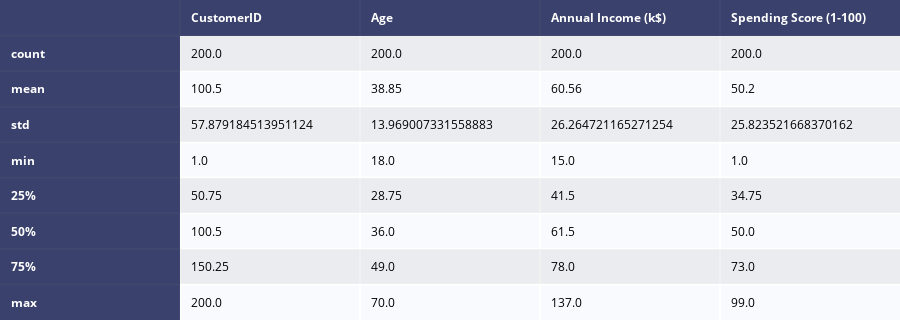

The notebook cell this image was saved under:
### Code cell
# describing the data

desc = ff.create_table(data.describe(), index=True)
py.iplot(desc)

### Figure 1 — Plotly figure (JSON) as saved in the notebook; plotly's stock layout.template omitted (floating-point values rounded to 4 significant figures)
{"data": [{"colorscale": [[0, "#00083e"], [0.5, "#ededee"], [1, "#ffffff"]], "hoverinfo": "none", "opacity": 0.75, "showscale": false, "type": "heatmap", "z": [[0, 0, 0, 0, 0], [0, 0.5, 0.5, 0.5, 0.5], [0, 1, 1, 1, 1], [0, 0.5, 0.5, 0.5, 0.5], [0, 1, 1, 1, 1], [0, 0.5, 0.5, 0.5, 0.5], [0, 1, 1, 1, 1], [0, 0.5, 0.5, 0.5, 0.5], [0, 1, 1, 1, 1]]}], "layout": {"annotations": [{"align": "left", "font": {"color": "#ffffff"}, "showarrow": false, "text": "<b></b>", "x": -0.45, "xanchor": "left", "xref": "x", "y": 0, "yref": "y"}, {"align": "left", "font": {"color": "#ffffff"}, "showarrow": false, "text": "<b>CustomerID</b>", "x": 0.55, "xanchor": "left", "xref": "x", "y": 0, "yref": "y"}, {"align": "left", "font": {"color": "#ffffff"}, "showarrow": false, "text": "<b>Age</b>", "x": 1.55, "xanchor": "left", "xref": "x", "y": 0, "yref": "y"}, {"align": "left", "font": {"color": "#ffffff"}, "showarrow": false, "text": "<b>Annual Income (k$)</b>", "x": 2.55, "xanchor": "left", "xref": "x", "y": 0, "yref": "y"}, {"align": "left", "font": {"color": "#ffffff"}, "showarrow": false, "text": "<b>Spending Score (1-100)</b>", "x": 3.55, "xanchor": "left", "xref": "x", "y": 0, "yref": "y"}, {"align": "left", "font": {"color": "#ffffff"}, "showarrow": false, "text": "<b>count</b>", "x": -0.45, "xanchor": "left", "xref": "x", "y": 1, "yref": "y"}, {"align": "left", "font": {"color": "#000000"}, "showarrow": false, "text": "200.0", "x": 0.55, "xanchor": "left", "xref": "x", "y": 1, "yref": "y"}, {"align": "left", "font": {"color": "#000000"}, "showarrow": false, "text": "200.0", "x": 1.55, "xanchor": "left", "xref": "x", "y": 1, "yref": "y"}, {"align": "left", "font": {"color": "#000000"}, "showarrow": false, "text": "200.0", "x": 2.55, "xanchor": "left", "xref": "x", "y": 1, "yref": "y"}, {"align": "left", "font": {"color": "#000000"}, "showarrow": false, "text": "200.0", "x": 3.55, "xanchor": "left", "xref": "x", "y": 1, "yref": "y"}, {"align": "left", "font": {"color": "#ffffff"}, "showarrow": false, "text": "<b>mean</b>", "x": -0.45, "xanchor": "left", "xref": "x", "y": 2, "yref": "y"}, {"align": "left", "font": {"color": "#000000"}, "showarrow": false, "text": "100.5", "x": 0.55, "xanchor": "left", "xref": "x", "y": 2, "yref": "y"}, {"align": "left", "font": {"color": "#000000"}, "showarrow": false, "text": "38.85", "x": 1.55, "xanchor": "left", "xref": "x", "y": 2, "yref": "y"}, {"align": "left", "font": {"color": "#000000"}, "showarrow": false, "text": "60.56", "x": 2.55, "xanchor": "left", "xref": "x", "y": 2, "yref": "y"}, {"align": "left", "font": {"color": "#000000"}, "showarrow": false, "text": "50.2", "x": 3.55, "xanchor": "left", "xref": "x", "y": 2, "yref": "y"}, {"align": "left", "font": {"color": "#ffffff"}, "showarrow": false, "text": "<b>std</b>", "x": -0.45, "xanchor": "left", "xref": "x", "y": 3, "yref": "y"}, {"align": "left", "font": {"color": "#000000"}, "showarrow": false, "text": "57.879184513951124", "x": 0.55, "xanchor": "left", "xref": "x", "y": 3, "yref": "y"}, {"align": "left", "font": {"color": "#000000"}, "showarrow": false, "text": "13.969007331558883", "x": 1.55, "xanchor": "left", "xref": "x", "y": 3, "yref": "y"}, {"align": "left", "font": {"color": "#000000"}, "showarrow": false, "text": "26.264721165271254", "x": 2.55, "xanchor": "left", "xref": "x", "y": 3, "yref": "y"}, {"align": "left", "font": {"color": "#000000"}, "showarrow": false, "text": "25.823521668370162", "x": 3.55, "xanchor": "left", "xref": "x", "y": 3, "yref": "y"}, {"align": "left", "font": {"color": "#ffffff"}, "showarrow": false, "text": "<b>min</b>", "x": -0.45, "xanchor": "left", "xref": "x", "y": 4, "yref": "y"}, {"align": "left", "font": {"color": "#000000"}, "showarrow": false, "text": "1.0", "x": 0.55, "xanchor": "left", "xref": "x", "y": 4, "yref": "y"}, {"align": "left", "font": {"color": "#000000"}, "showarrow": false, "text": "18.0", "x": 1.55, "xanchor": "left", "xref": "x", "y": 4, "yref": "y"}, {"align": "left", "font": {"color": "#000000"}, "showarrow": false, "text": "15.0", "x": 2.55, "xanchor": "left", "xref": "x", "y": 4, "yref": "y"}, {"align": "left", "font": {"color": "#000000"}, "showarrow": false, "text": "1.0", "x": 3.55, "xanchor": "left", "xref": "x", "y": 4, "yref": "y"}, {"align": "left", "font": {"color": "#ffffff"}, "showarrow": false, "text": "<b>25%</b>", "x": -0.45, "xanchor": "left", "xref": "x", "y": 5, "yref": "y"}, {"align": "left", "font": {"color": "#000000"}, "showarrow": false, "text": "50.75", "x": 0.55, "xanchor": "left", "xref": "x", "y": 5, "yref": "y"}, {"align": "left", "font": {"color": "#000000"}, "showarrow": false, "text": "28.75", "x": 1.55, "xanchor": "left", "xref": "x", "y": 5, "yref": "y"}, {"align": "left", "font": {"color": "#000000"}, "showarrow": false, "text": "41.5", "x": 2.55, "xanchor": "left", "xref": "x", "y": 5, "yref": "y"}, {"align": "left", "font": {"color": "#000000"}, "showarrow": false, "text": "34.75", "x": 3.55, "xanchor": "left", "xref": "x", "y": 5, "yref": "y"}, {"align": "left", "font": {"color": "#ffffff"}, "showarrow": false, "text": "<b>50%</b>", "x": -0.45, "xanchor": "left", "xref": "x", "y": 6, "yref": "y"}, {"align": "left", "font": {"color": "#000000"}, "showarrow": false, "text": "100.5", "x": 0.55, "xanchor": "left", "xref": "x", "y": 6, "yref": "y"}, {"align": "left", "font": {"color": "#000000"}, "showarrow": false, "text": "36.0", "x": 1.55, "xanchor": "left", "xref": "x", "y": 6, "yref": "y"}, {"align": "left", "font": {"color": "#000000"}, "showarrow": false, "text": "61.5", "x": 2.55, "xanchor": "left", "xref": "x", "y": 6, "yref": "y"}, {"align": "left", "font": {"color": "#000000"}, "showarrow": false, "text": "50.0", "x": 3.55, "xanchor": "left", "xref": "x", "y": 6, "yref": "y"}, {"align": "left", "font": {"color": "#ffffff"}, "showarrow": false, "text": "<b>75%</b>", "x": -0.45, "xanchor": "left", "xref": "x", "y": 7, "yref": "y"}, {"align": "left", "font": {"color": "#000000"}, "showarrow": false, "text": "150.25", "x": 0.55, "xanchor": "left", "xref": "x", "y": 7, "yref": "y"}, {"align": "left", "font": {"color": "#000000"}, "showarrow": false, "text": "49.0", "x": 1.55, "xanchor": "left", "xref": "x", "y": 7, "yref": "y"}, {"align": "left", "font": {"color": "#000000"}, "showarrow": false, "text": "78.0", "x": 2.55, "xanchor": "left", "xref": "x", "y": 7, "yref": "y"}, {"align": "left", "font": {"color": "#000000"}, "showarrow": false, "text": "73.0", "x": 3.55, "xanchor": "left", "xref": "x", "y": 7, "yref": "y"}, {"align": "left", "font": {"color": "#ffffff"}, "showarrow": false, "text": "<b>max</b>", "x": -0.45, "xanchor": "left", "xref": "x", "y": 8, "yref": "y"}, {"align": "left", "font": {"color": "#000000"}, "showarrow": false, "text": "200.0", "x": 0.55, "xanchor": "left", "xref": "x", "y": 8, "yref": "y"}, {"align": "left", "font": {"color": "#000000"}, "showarrow": false, "text": "70.0", "x": 1.55, "xanchor": "left", "xref": "x", "y": 8, "yref": "y"}, {"align": "left", "font": {"color": "#000000"}, "showarrow": false, "text": "137.0", "x": 2.55, "xanchor": "left", "xref": "x", "y": 8, "yref": "y"}, {"align": "left", "font": {"color": "#000000"}, "showarrow": false, "text": "99.0", "x": 3.55, "xanchor": "left", "xref": "x", "y": 8, "yref": "y"}], "height": 320, "margin": {"b": 0, "l": 0, "r": 0, "t": 0}, "xaxis": {"dtick": 1, "gridwidth": 2, "showticklabels": false, "tick0": -0.5, "ticks": "", "zeroline": false}, "yaxis": {"autorange": "reversed", "dtick": 1, "gridwidth": 2, "showticklabels": false, "tick0": 0.5, "ticks": "", "zeroline": false}}}
